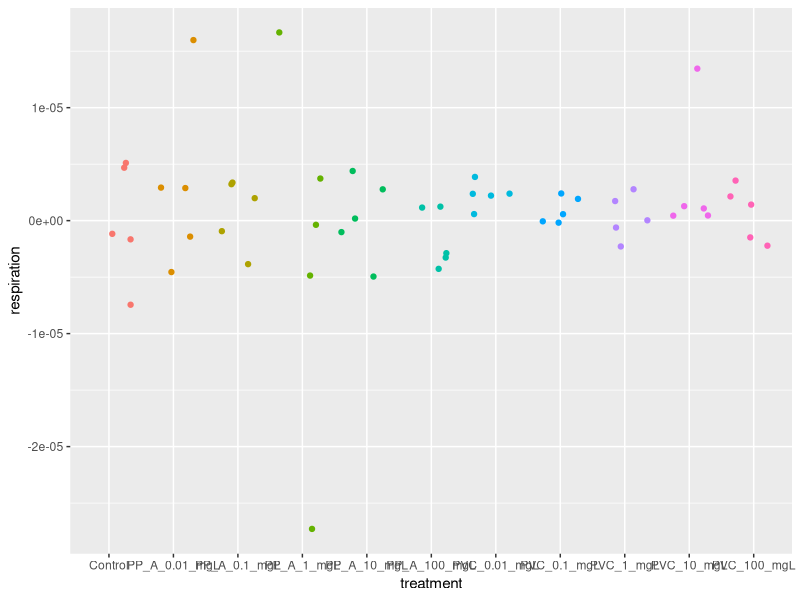
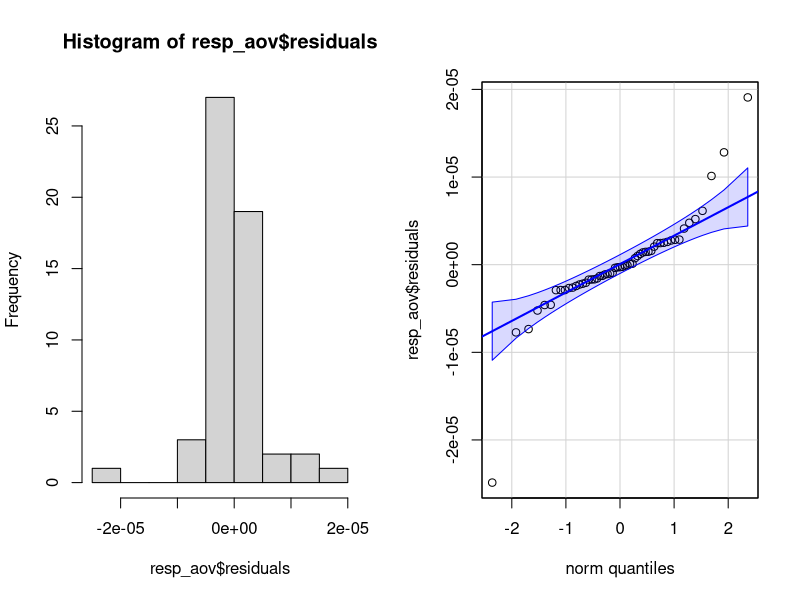
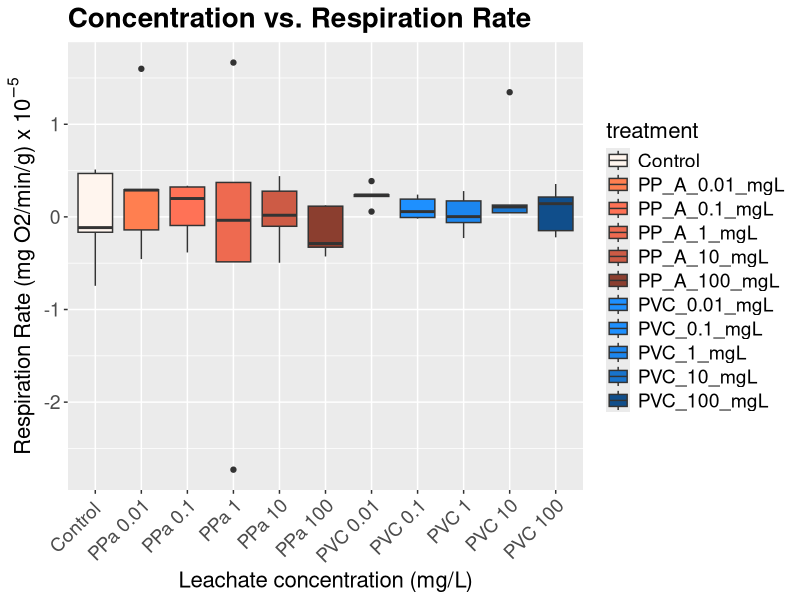

Reproduce these figures in R, in order. (Note: this script raises an error after producing the figures.)
## ---- chunk 1
if ("tidyverse" %in% rownames(installed.packages()) == 'FALSE') install.packages('tidyverse')
if ("dplyr" %in% rownames(installed.packages()) == 'FALSE') install.packages('dplyr')
if ("car" %in% rownames(installed.packages()) == 'FALSE') install.packages('car')
if ("ggplot2" %in% rownames(installed.packages()) == 'FALSE') install.packages('ggplot2')

library(dplyr)
library(tidyverse)
library(car)
library(ggplot2)
## ---- chunk 2
rates <- read.csv('rates.csv')

print(rates)
## ---- chunk 3
ggplot(rates) +
  aes(x = treatment, y = respiration, color = treatment) +
  geom_jitter() +
  theme(legend.position = "none")
## ---- chunk 4
resp_aov <-  aov(respiration ~ treatment, data = rates)
## ---- chunk 5
par(mfrow = c(1, 2)) # combine plots

# histogram
hist(resp_aov$residuals)

# QQ-plot
qqPlot(resp_aov$residuals,
  id = FALSE # id = FALSE to remove point identification
)
## ---- chunk 6
ggplot(rates) +
  aes(x = treatment, y = respiration, fill = treatment) +
  geom_boxplot() +  
  theme(axis.text.x = element_text(angle = 45, hjust = 1)) +
  labs(
    title = "Concentration vs. Respiration Rate",
    x = "Leachate concentration (mg/L)",
    y = expression("Respiration Rate (mg O2/min/g) x"~10^-5)
  ) +
  scale_y_continuous(
labels = function(x) x / 1e-5 # Transform the y-axis labels
) +
  scale_x_discrete(labels = c("Control ", "PPa 0.01", "PPa 0.1","PPa 1", "PPa 10", "PPa 100","PVC 0.01", "PVC 0.1", "PVC 1", "PVC 10", "PVC 100")) +  
  scale_fill_manual(values = c("seashell", "coral", "coral1","coral2","coral3", "coral4","dodgerblue","dodgerblue1","dodgerblue2", "dodgerblue3","dodgerblue4")) +
  theme(
plot.title = element_text(size = 20, face = "bold"), # Title text size
axis.title.x = element_text(size = 16), # X-axis title text size
axis.title.y = element_text(size = 16), # Y-axis title text size
axis.text.x = element_text(size = 14), # X-axis text size
axis.text.y = element_text(size = 14), # Y-axis text size
legend.title = element_text(size = 16), # Legend title text size
legend.text = element_text(size = 14) # Legend text size
)
## ---- chunk 7
resp_aov <- aov(massnorm_resp_rate ~ treatment,
  data = rates
)

summary(resp_aov)
## ---- chunk 8
ggplot(rates) +
  aes(x = treatment, y = massnorm_phot_rate, color = treatment) +
  geom_jitter() +
  theme(legend.position = "none")
## ---- chunk 9
res_aov <-  aov(massnorm_phot_rate ~ treatment, data = rates)
## ---- chunk 10
par(mfrow = c(1, 2)) # combine plots

# histogram
hist(res_aov$residuals)

# QQ-plot
qqPlot(res_aov$residuals,
  id = FALSE # id = FALSE to remove point identification
)
## ---- chunk 11
ggplot(rates) +
  aes(x = treatment, y = massnorm_phot_rate, fill= treatment) +
  geom_boxplot() +
  theme(axis.text.x = element_text(angle = 45, hjust = 1))+
   labs(
    title = "Concentration vs. Photosynthesis Rate",
    x = "Leachate concentration (mg/L)",
    y = "Photosynthesis Rate"
  ) +
  scale_x_discrete(labels = c("Control ", "PPa 0.01", "PPa 0.1","PPa 1", "PPa 10", "PPa 100","PVC 0.01", "PVC 0.1", "PVC 1", "PVC 10", "PVC 100")) +  
  scale_fill_manual(values = c("seashell", "coral", "coral1","coral2","coral3", "coral4","dodgerblue","dodgerblue1","dodgerblue2", "dodgerblue3","dodgerblue4")) 
## ---- chunk 12
phot_aov <- aov(massnorm_phot_rate ~ treatment,
  data = rates
)

summary(phot_aov)
## ---- chunk 13
# Set the mean and standard deviation
mean_val <- 0.01
sd_val <- 0.005

# Generate data for each treatment
control_data <- rnorm(5, mean = mean_val, sd = sd_val)
low_data <- rnorm(5, mean = mean_val + 0.01, sd = sd_val)
high_data <- rnorm(5, mean = mean_val + 0.02, sd = sd_val)

# Combine all data
respiration <- c(control_data, low_data, high_data)
treatment <- rep(c('control', 'low', 'high'), each = 5)

# Create dataframe
hyp <- data.frame(respiration = respiration, treatment = treatment)

# Print dataframe
print(hyp)
## ---- chunk 14
# Convert treatment to a factor with desired levels order
hyp$treatment <- factor(hyp$treatment, levels = c('control', 'low', 'high'))

ggplot(hyp) +
  aes(x = treatment, y = respiration, fill= treatment) +
  geom_boxplot() +
  theme(axis.text.x = element_text(angle = 45, hjust = 1))+
   labs(
    title = "Concentration vs. Respiration Rate",
    x = "Leachate concentration (mg/L)",
    y = "Respiration Rate"
  )
## ---- chunk 15
newmeta <- read_csv("../metadata/nem_metadata.csv")
## ---- chunk 16
ggplot(newmeta) +
  aes(x = treatment, y = Fv_Fm, fill= treatment) +
  geom_boxplot() +
  theme(axis.text.x = element_text(angle = 45, hjust = 1))+
   labs(
    title = "Concentration vs. Photosynthetic efficiency",
    x = "Leachate concentration (mg/L)",
    y = "Photosynthetic efficiency (Fv/Fm)"
  ) + 
  scale_x_discrete(labels = c("Control ", "PPa 0.01", "PPa 0.1","PPa 1", "PPa 10", "PPa 100","PVC 0.01", "PVC 0.1", "PVC 1", "PVC 10", "PVC 100")) +  
  scale_fill_manual(values = c("seashell", "coral", "coral1","coral2","coral3", "coral4","dodgerblue","dodgerblue1","dodgerblue2", "dodgerblue3","dodgerblue4")) +
  theme(
plot.title = element_text(size = 20, face = "bold"), # Title text size
axis.title.x = element_text(size = 16), # X-axis title text size
axis.title.y = element_text(size = 16), # Y-axis title text size
axis.text.x = element_text(size = 14), # X-axis text size
axis.text.y = element_text(size = 14), # Y-axis text size
legend.title = element_text(size = 16), # Legend title text size
legend.text = element_text(size = 14) # Legend text size
)
## ---- chunk 17
fvfm_aov <- aov(Fv_Fm ~ treatment,
  data = newmeta
)

summary(fvfm_aov)

## ---- chunk 18
# Generate some fake data
set.seed(123)
low <- rnorm(50, mean = 10, sd = 2)
medium <- rnorm(50, mean = 15, sd = 2)
high <- rnorm(50, mean = 20, sd = 2)

# Combine the data
data <- data.frame(
  Respiration_Rate = c(low, medium, high),
  Leachate_Concentration = rep(c("Low", "Medium", "High"), each = 50)
)

data$Leachate_Concentration <- factor(data$Leachate_Concentration, levels = c("Low", "Medium", "High"))

# Create boxplot
boxplot(Respiration_Rate ~ Leachate_Concentration, data = data, 
        xlab = "Leachate Concentration", ylab = "Respiration Rate", 
        col = c("lightblue", "purple", "lightcoral"),
        main = "Respiration hypothesis")

## ---- chunk 19
# Load ggplot2 library
library(ggplot2)

# Generate some fake data
set.seed(123)
high <- rnorm(50, mean = 10, sd = 2)
medium <- rnorm(50, mean = 15, sd = 2)
low <- rnorm(50, mean = 20, sd = 2)

# Combine the data
data <- data.frame(
  Respiration_Rate = c(low, medium, high),
  Leachate_Concentration = rep(c("Low", "Medium", "High"), each = 50)
)

# Reverse the order of levels for Leachate_Concentration
data$Leachate_Concentration <- factor(data$Leachate_Concentration, levels = c("Low", "Medium", "High"))

# Create ggplot
ggplot(data, aes(x = Leachate_Concentration, y = Respiration_Rate, fill = Leachate_Concentration)) +
  geom_boxplot() +
  labs(x = "Leachate Concentration", y = "Photosynthetic Rate",
       title = "Photosynthetic Effeciency vs. Leachate Concentration") +
  scale_fill_brewer(palette = "Set2", breaks = rev(levels(data$Leachate_Concentration)),
                    labels = c("High" = "High", "Medium" = "Medium", "Low" = "Low")) +
  theme_minimal()


## ---- chunk 20
#Load ggplot2 library
library(ggplot2)

# Generate some fake data
set.seed(123)
low <- rnorm(50, mean = 10, sd = 2)
medium <- rnorm(50, mean = 15, sd = 2)
high <- rnorm(50, mean = 20, sd = 2)

# Combine the data
data <- data.frame(
  Respiration_Rate = c(low, medium, high),
  Leachate_Concentration = rep(c("Low", "Medium", "High"), each = 50)
)

data$Leachate_Concentration <- factor(data$Leachate_Concentration, levels = c("Low", "Medium", "High"))


# Create ggplot
ggplot(data, aes(x = Leachate_Concentration, y = Respiration_Rate, fill = Leachate_Concentration)) +
  geom_boxplot() +
  labs(x = "Leachate Concentration", y = "Respiration Rate",
       title = "Respiration Rate vs. Leachate Concentration") +
  scale_fill_brewer(palette = "Set2", breaks = rev(levels(data$Leachate_Concentration)),
                    labels = c("Low" = "Low", "Medium" = "Medium", "High" = "High")) +
  theme_minimal()


